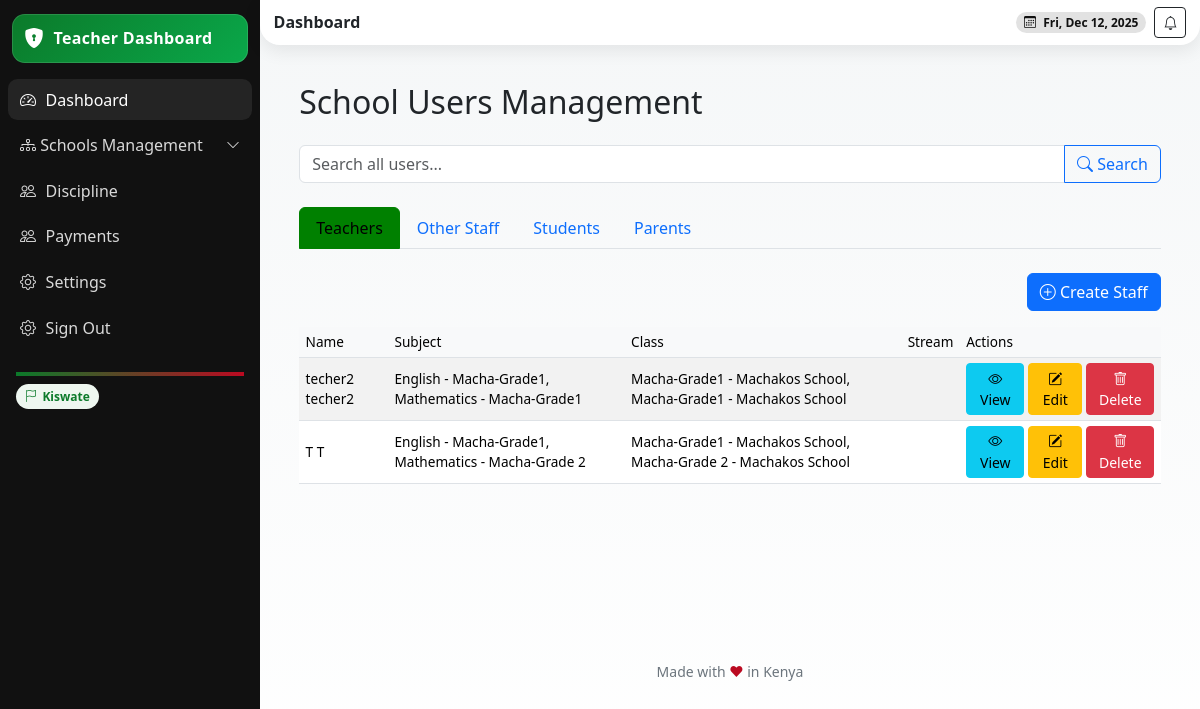
/school-users/ (signed in), run on an earlier commit of the app's database.
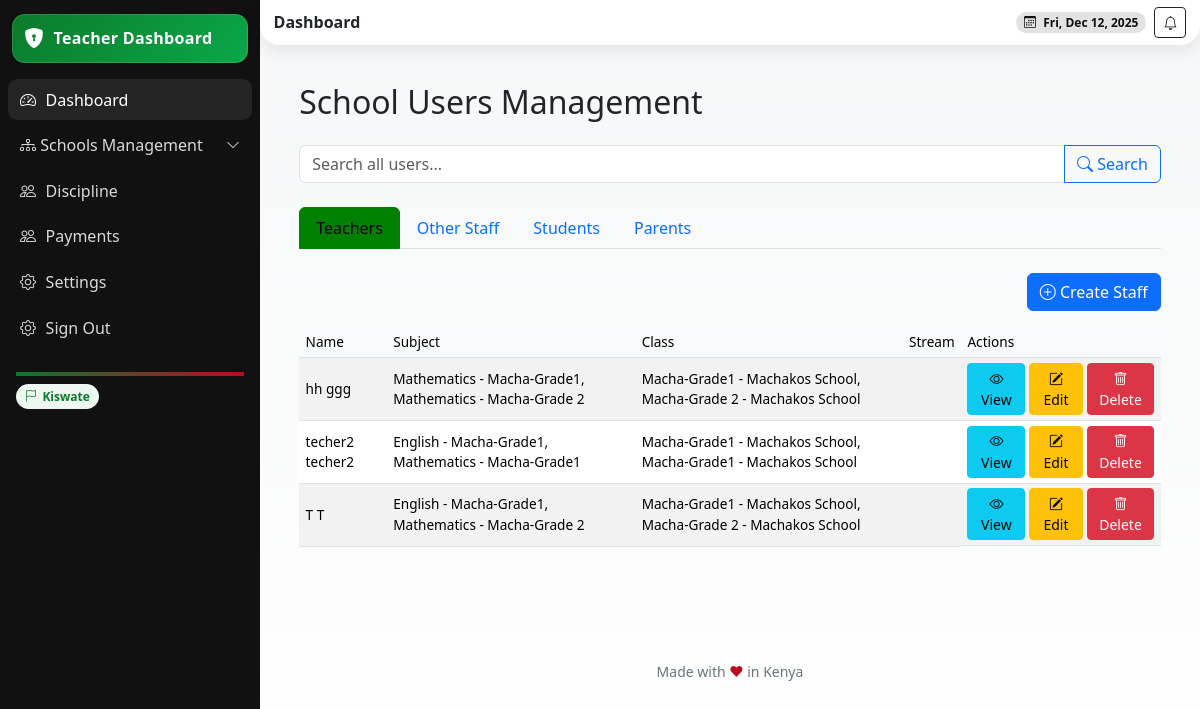
And on a later commit of the database.
### school/models.py (models this page shows, shortened)
class StaffProfile(models.Model):
    user = models.OneToOneField(User, on_delete=models.CASCADE)
    staff_id = models.CharField(max_length=50, unique=True, db_index=True)
    date_of_birth = models.DateField(blank=True, null=True)
    gender = models.CharField(max_length=10, choices=GENDER_CHOICES, blank=True)
    employment_date = models.DateField(blank=True, null=True)
    position = models.CharField(max_length=100, choices=POSITION_CHOICES)
    tsc_number = models.CharField(max_length=50, unique=True, blank=True, null=True)
    qualification = models.TextField(blank=True, null=True)
    subjects = models.ManyToManyField(Subject, related_name='teachers_subjects', blank=True, null=True)  # Changed(max_length=255, blank=True, null=True)
    bio = models.TextField(blank=True, null=True)
    profile_picture = models.ImageField(upload_to='teachers/', blank=True, null=True)
    school = models.ForeignKey(School, on_delete=models.CASCADE)
    department = models.CharField(max_length=50, blank=True)  # e.g., 'Dining Hall', 'School Gate'
    roles = models.ManyToManyField(Role, blank=True, related_name='staff_members')

class Subject(models.Model):
    name = models.CharField(max_length=255)
    description = models.TextField(blank=True)
    code = models.CharField(max_length=100, blank=True)
    school = models.ForeignKey(School, on_delete=models.CASCADE)
    grade = models.ForeignKey(Grade, on_delete=models.CASCADE, related_name='subjects')
    start_date = models.DateField()
    end_date = models.DateField(blank=True, null=True)
    sessions_per_week = models.PositiveIntegerField(default=2)
    is_active = models.BooleanField(default=True)
    def __str__(self):
        return f"{self.name} - {self.grade.name}"

class Grade(models.Model):
    name = models.CharField(max_length=50)
    school = models.ForeignKey(School, on_delete=models.CASCADE, related_name='grades')
    lessons_per_term = models.PositiveIntegerField(default=9)
    description = models.TextField(blank=True)
    code = models.CharField(max_length=50, db_index=True)
    capacity = models.PositiveIntegerField(default=30)
    created_at = models.DateTimeField(auto_now_add=True)
    is_active = models.BooleanField(default=True)
    class Meta:
        unique_together = ['school', 'code']
    def __str__(self):
        return f"{self.name} - {self.school.name}"

class School(models.Model):
    name = models.CharField(max_length=255)
    school_admin = models.OneToOneField(User, on_delete=models.CASCADE, related_name='school_admin_profile')
    code = models.CharField(max_length=50, unique=True)
    address = models.TextField(blank=True)
    contact_email = models.EmailField()
    contact_phone = models.CharField(max_length=15)
    county = models.ForeignKey(County, on_delete=models.SET_NULL, null=True, blank=True)
    city = models.ForeignKey(City, on_delete=models.SET_NULL, null=True, blank=True)
    constituency = models.ForeignKey(Constituency, on_delete=models.SET_NULL, null=True, blank=True)
    sub_county = models.ForeignKey(SubCounty, on_delete=models.SET_NULL, null=True, blank=True)
    ward = models.ForeignKey(Ward, on_delete=models.SET_NULL, null=True, blank=True)
    created_at = models.DateTimeField(auto_now_add=True)
    is_active = models.BooleanField(default=True)

### userauths/models.py (models this page shows, shortened)
class User(AbstractUser):
    COUNTRY_CURRENCY_MAP = {
        'KENYA': 'KES',
        'UGANDA': 'UGX',
    }
    username = None  # Disable username field
    phone_number = models.CharField(max_length=15, unique=True)
    country = models.CharField(max_length=15,blank=True, null=True)
    email = models.EmailField(unique=True)
    first_name = models.CharField(max_length=50)
    last_name = models.CharField(max_length=50)
    is_staff = models.BooleanField(default=False)
    is_superuser = models.BooleanField(default=False)
    is_admin = models.BooleanField(default=False)
    school_staff = models.BooleanField(default=False)
    is_student = models.BooleanField(default=False)
    is_teacher = models.BooleanField(default=False)
    is_parent = models.BooleanField(default=False)
    is_active = models.BooleanField(default=True)
    is_verified = models.BooleanField(default=False)
    created_at = models.DateTimeField(auto_now_add=True)
    updated_at = models.DateTimeField(auto_now=True)
    objects = CustomUserManager()
    USERNAME_FIELD = 'email'  # Use email as the username field
    REQUIRED_FIELDS = ['first_name', 'last_name', 'phone_number']  # Required fields for createsuperuser
    class Meta:
        ordering = ['-created_at']

### school/views.py (the view, shortened to what this page needs)
# urls.py: path("school-users/", views.school_users, name="school-users"),
@login_required
def school_users(request):
    school = None
    try:
        school = request.user.school_admin_profile.school
    except AttributeError:
        try:
            school = request.user.staffprofile.school
        except AttributeError as e:
            logger.warning(f"Permission denied for user {request.user.email}: {e}")
            messages.error(
                request,
                f"You do not have permission to access this page. (User: {request.user.email})"
            )
            return redirect('userauths:sign-in')
    query = request.GET.get('q', '')
    teachers = StaffProfile.objects.filter(school=school, position='teacher').select_related('user').order_by('-user__created_at')
    if query:
        teachers = teachers.filter(
            Q(user__first_name__icontains=query) |
            Q(user__last_name__icontains=query)
        )
    teachers_page = paginate(request, teachers)
    other_staff = StaffProfile.objects.filter(school=school).exclude(position='teacher').select_related('user').order_by('-user__created_at')
    if query:
        other_staff = other_staff.filter(
            Q(user__first_name__icontains=query) |
            Q(user__last_name__icontains=query)
        )
    staff_page = paginate(request, other_staff)
    students = Student.objects.filter(school=school).select_related('user', 'grade_level').order_by('-user__created_at')
    students_page = paginate(request, students)
    parents = Parent.objects.filter(school=school).select_related('user').order_by('-user__created_at')
    parents_page = paginate(request, parents)
    student_update_forms = {st.id: StudentUpdateForm(instance=st) for st in students}
    parent_update_forms = {p.id: ParentUpdateForm(instance=p) for p in parents}
    staff_update_forms = {s.id: StaffUpdateForm(instance=s) for s in list(other_staff) + list(teachers)}
    context = {
        'school': school,
        'query': query,
        'teachers': teachers,
        'teachers_page': teachers_page,
        'other_staff': other_staff,
        'staff_page': staff_page,
        'students': students,
        'students_page': students_page,
        'parents': parents,
        'parents_page': parents_page,
        'student_update_forms': student_update_forms,
        'parent_update_forms': parent_update_forms,
        'staff_update_forms': staff_update_forms,
        'student_form': StudentCreationForm(school=school),
        'parent_form': ParentCreationForm(school=school),
        'parent_student_form': ParentStudentCreationForm(school=school),
        'assign_form': AssignParentStudentForm(school=school),
        'staff_form': StaffCreationForm(school=school),
    }
    return render(request, 'school/staff.html', context)

### school/forms.py (shortened to what this page needs)
class ParentCreationForm(BaseForm):
    send_email = forms.BooleanField(required=False, initial=True, label="Send welcome email")
    reset_password = forms.BooleanField(required=False, initial=False, label="Reset password")
    first_name = forms.CharField(max_length=100, required=True)
    last_name = forms.CharField(max_length=100, required=True)
    email = forms.EmailField(required=True)
    phone_number = forms.CharField(max_length=20, required=True)
    class Meta:
        model = Parent
        fields = [
            'parent_id', 'date_of_birth', 'gender', 'address', 'bio', 'profile_picture'
        ]
        widgets = {
            'date_of_birth': forms.DateInput(attrs={'type': 'date'}),
            'address': forms.Textarea(attrs={'rows': 3}),
            'bio': forms.Textarea(attrs={'rows': 2}),
        }
    def __init__(self, *args, **kwargs):
        school = kwargs.pop('school', None)  # Already pops correctly
        super().__init__(*args, **kwargs)
        self.school = school  # Redundant but safe

### school/models.py (called while the page is built)
    def __str__(self):
        return f"{self.user.get_full_name()} - {self.school.name} ({self.parent_id})"

### templates/school/staff.html (shortened to what this page needs)
{% extends 'school/base.html' %}
{% load static %}
{% load widget_tweaks form_extras %}
{% block content %}
<section class="content container-fluid py-4">
<div class="container">
<h2 class="mb-4">School Users Management</h2>
<form method="GET" class="mb-4">
<div class="input-group">
<input type="text" name="q" class="form-control" placeholder="Search all users..." value="{{ query }}">
<button class="btn btn-outline-primary" type="submit"><i class="bi bi-search"></i> Search</button>
</div>
</form>
<ul class="nav nav-tabs mb-4" id="userTabs">
<li class="nav-item">
<button class="nav-link active" data-bs-toggle="tab" data-bs-target="#teachers">Teachers</button>
</li>
<li class="nav-item">
<button class="nav-link" data-bs-toggle="tab" data-bs-target="#staff">Other Staff</button>
</li>
<li class="nav-item">
<button class="nav-link" data-bs-toggle="tab" data-bs-target="#students">Students</button>
</li>
<li class="nav-item">
<button class="nav-link" data-bs-toggle="tab" data-bs-target="#parents">Parents</button>
</li>
</ul>
<div class="tab-content">
<div class="tab-pane fade show active" id="teachers">
<div class="d-flex justify-content-end mb-3">
<button class="btn btn-primary" data-bs-toggle="modal" data-bs-target="#createStaffModal">
<i class="bi bi-plus-circle"></i> Create Staff
</button>
</div>
<div class="table-responsive">
<table class="table table-striped">
<thead>
<tr><th>Name</th><th>Subject</th><th>Class</th><th>Stream</th><th>Actions</th></tr>
</thead>
<tbody>
                            {% for t in teachers %}
<tr>
<td>{{ t.user.first_name }} {{ t.user.last_name }}</td>
<td>{% for s in t.user.staffprofile.subjects.all %}{{ s }}{% if not forloop.last %}, {% endif %}{% endfor %}</td>
<td>{% for s in t.user.staffprofile.subjects.all %}{{ s.grade }}{% if not forloop.last %}, {% endif %}{% endfor %}</td>
<td>{{ t.user.staffprofile.stream }}</td>
<td class="d-flex gap-1">
<button class="btn btn-info btn-sm" data-bs-toggle="modal" data-bs-target="#viewStaffModal{{ t.id }}">
<i class="bi bi-eye"></i> View
</button>
<button class="btn btn-warning btn-sm" data-bs-toggle="modal" data-bs-target="#editStaffModal{{ t.id }}">
<i class="bi bi-pencil-square"></i> Edit
</button>
<button class="btn btn-danger btn-sm" data-bs-toggle="modal" data-bs-target="#deleteStaffModal{{ t.id }}">
<i class="bi bi-trash"></i> Delete
</button>
</td>
</tr>
                            {% empty %}
<tr><td colspan="5" class="text-center">No teachers found.</td></tr>
                            {% endfor %}
</tbody>
</table>
</div>
</div>
</div>
</div>
</section>
<link href="https://cdn.jsdelivr.net/npm/select2@4.1.0-rc.0/dist/css/select2.min.css" rel="stylesheet" />
{% endblock %}

What changed in the data, as far as the page shows it:
added StaffProfile: user.first_name "hh", user.last_name "ggg", Subject (name+grade "Mathematics - Macha-Grade1", grade "Macha-Grade1 - Machakos School"), Subject (name+grade "Mathematics - Macha-Grade 2", grade "Macha-Grade 2 - Machakos School")
